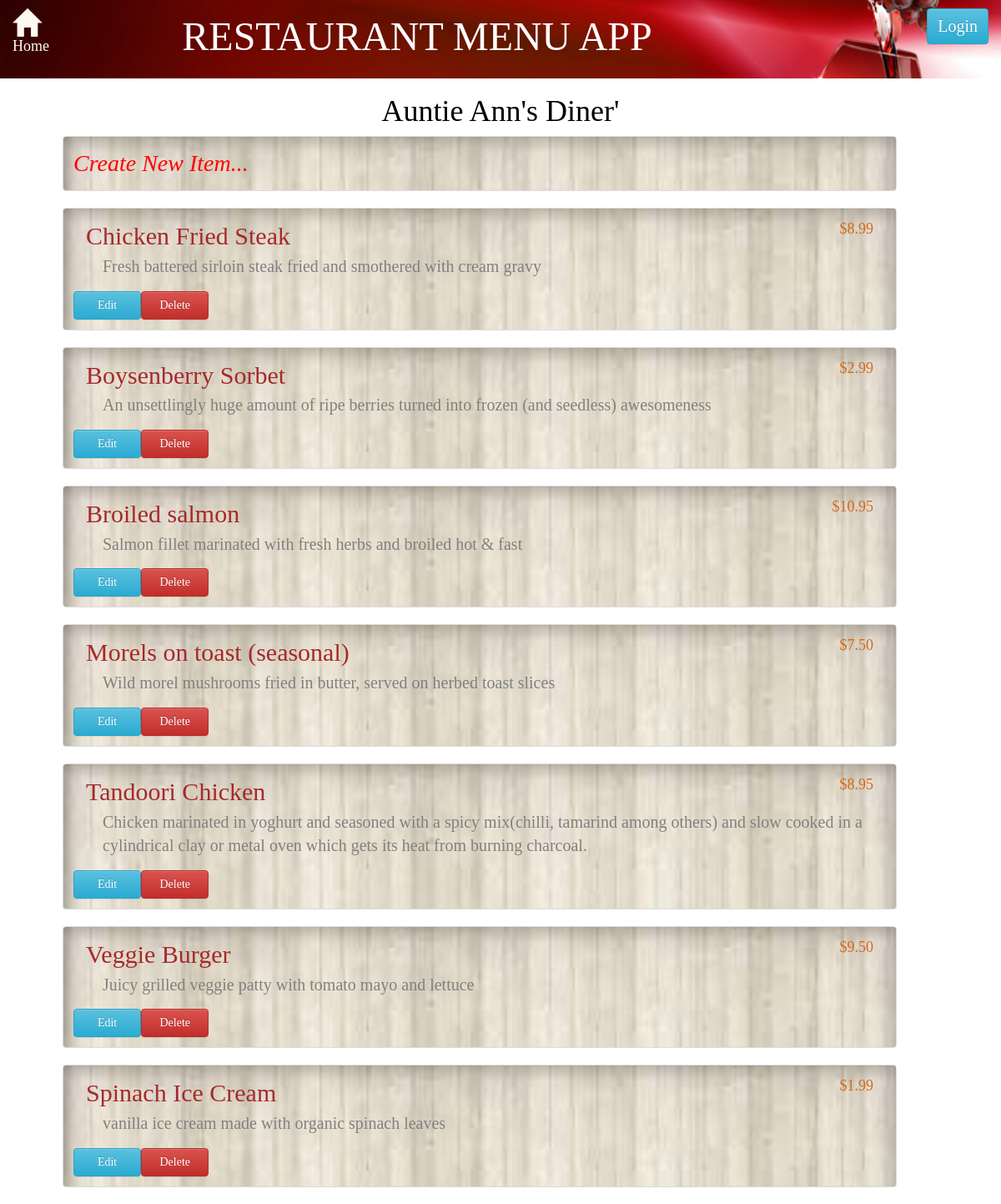
The app's page /restaurant/25/menu/, older data.
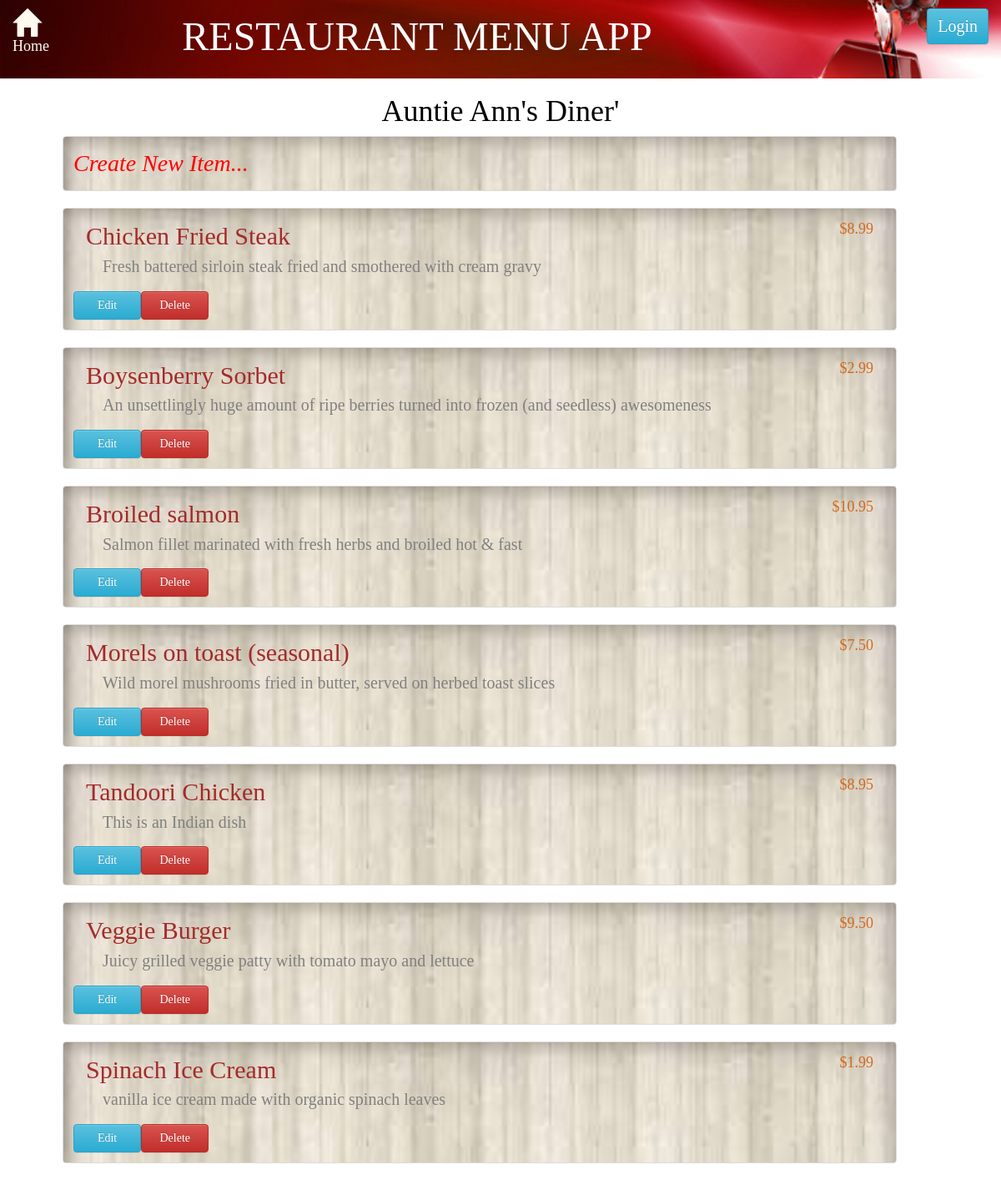
The same page, newer data.
### database_setup.py (models this page shows, shortened)
class MenuItem(Base):
    __tablename__ = 'menu_item'
    name = Column(String(100), nullable= False)
    id = Column(Integer, primary_key= True)
    description = Column(String(250))
    price = Column(String(8))
    course = Column(String(250))
    restaurant_id = Column(Integer, ForeignKey('restaurant.id'))
    restaurant = relationship(Restaurant)
    user_id = Column(Integer, ForeignKey('user.id'))
    user = relationship(User)

### finalproject.py (the view)
@app.route('/restaurant/<int:restaurant_id>/')
@app.route('/restaurant/<int:restaurant_id>/menu/')
def showMenu(restaurant_id):
    restaurant = session.query(Restaurant).filter_by(id=restaurant_id).one()
    items = session.query(MenuItem).filter_by(
        restaurant_id=restaurant_id).all()
    return render_template('menu.html', items=items, restaurant=restaurant, login_session = login_session)

### templates/menu.html (shortened to what this page needs)
{% include "header.html" %}
	<h1 class="header">{{ restaurant.name }}</h1>
				<div class = "row col-lg-10 well menu-items">
					<a href = "{{url_for('newMenuItem', restaurant_id = restaurant.id) }}" class = "new-restaurant-item">
						Create New Item...</a></div>
			{% for i in items %}
		<div class="col-lg-10 row well menu-items">
			<div class="col-lg-9 menu-name">{{i.name}} </div>
				<div class="col-lg-1 text-right menu-price">{{i.price}}</div>
			<div class="col-lg-12 row menu-desc">{{i.description}}</div>
			<a href="{{url_for('editMenuItem',restaurant_id = restaurant.id, menu_id=i.id)}}"
			   class="btn btn-info col-md-1">
				Edit</a>
			<a href="{{url_for('deleteMenuItem', restaurant_id = restaurant.id, menu_id=i.id)}}"
			   class="btn btn-danger col-md-1">
				Delete</a>
		</div>
			{% endfor %}
</body>

Row changes from the older to the newer data that the page shows:
changed MenuItem "Tandoori Chicken": description "Chicken marinated in yoghurt and seasoned with a spicy mix(chilli, tamarind among others) and slow cooked in a cylindrical clay or metal oven which gets its heat from burning charcoal." → "This is an Indian dish"
